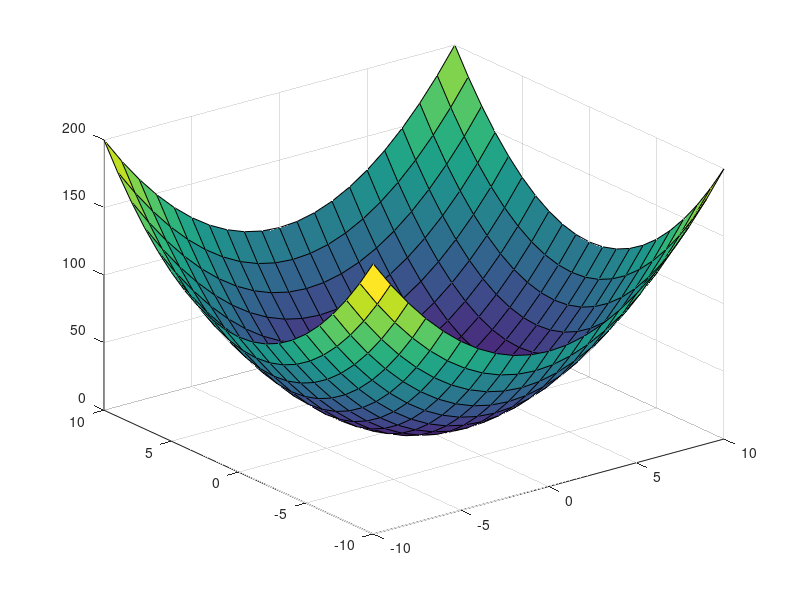
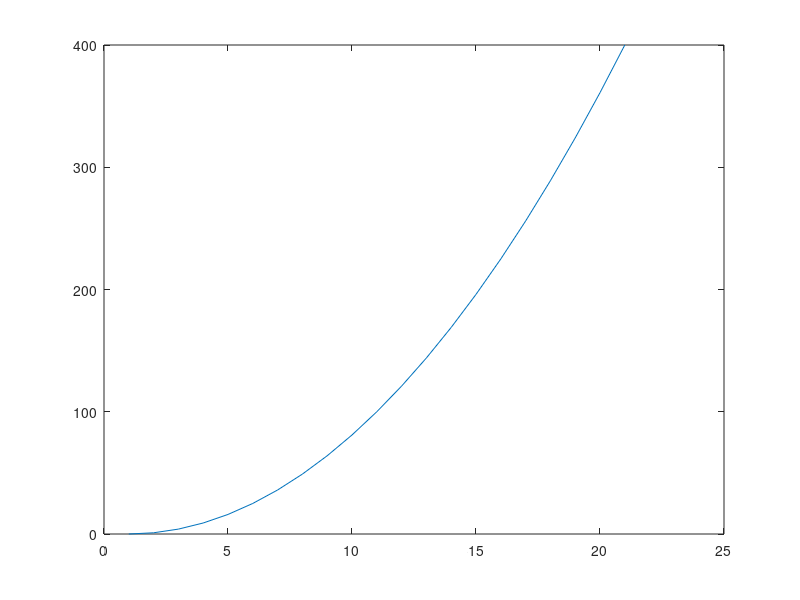
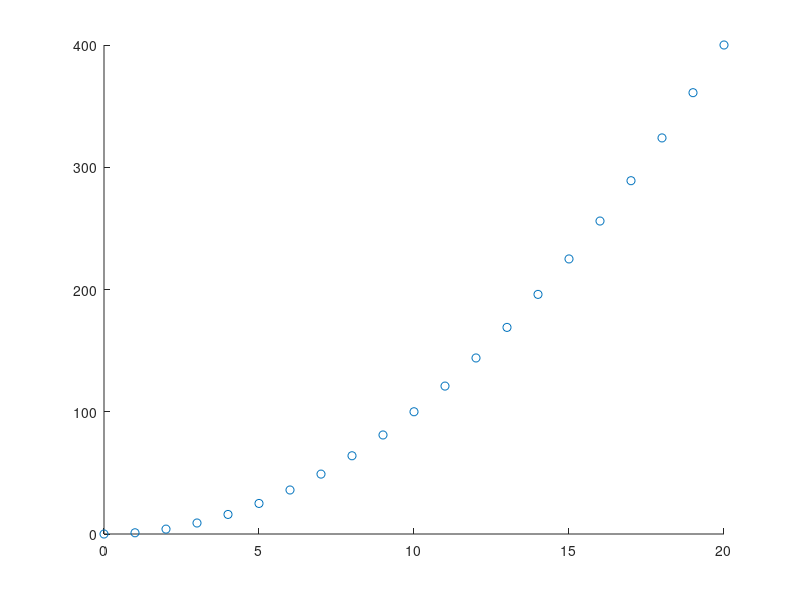
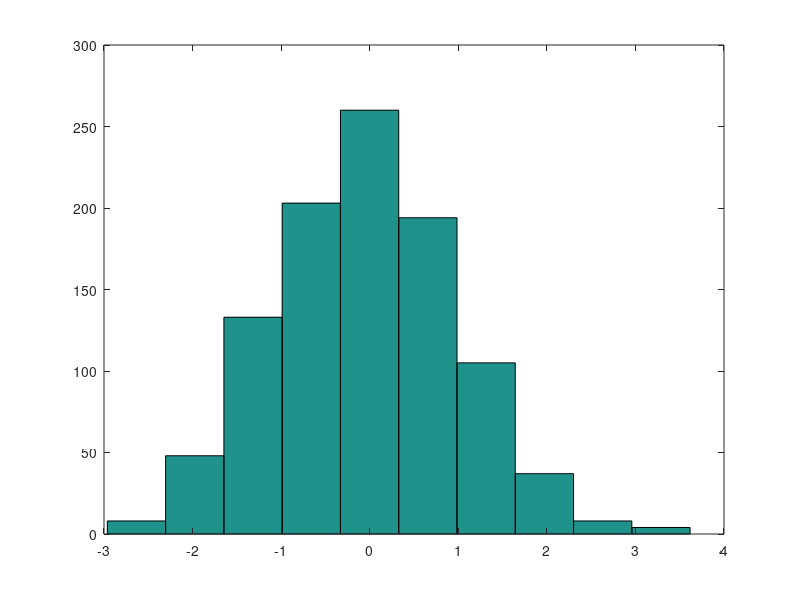

MATLAB code to generate these figures, in order:
# ------------------------------------------------------------------------------
# X-Y Plots
# ------------------------------------------------------------------------------
clc
y = 0:20;
y = y .^ 2;
figure(1)
plot(y)

# ------------------------------------------------------------------------------
# Scatter
# ------------------------------------------------------------------------------
x = 0:20;
figure(2)
scatter(x,y)

# ------------------------------------------------------------------------------
# Histogram
# ------------------------------------------------------------------------------
a = randn(1000, 1);
figure(3)
hist(a)
figure(4)
hist(a,50)

# ------------------------------------------------------------------------------
# Contour
# ------------------------------------------------------------------------------
x = [1 2 3 2 1]
y = x
z_transpose = x'
z = z_transpose * y
figure(5)
axis([1 5 1 5])
contour(z)

# ------------------------------------------------------------------------------
# Polar Plot
# ------------------------------------------------------------------------------
x_polar = 0:0.1:2*pi
y_polar = linspace(0.1, 0.1, 63);
figure(6)
polar(x_polar,y_polar)

# ------------------------------------------------------------------------------
# Pie Charts
# ------------------------------------------------------------------------------
a_pie = 1:6
figure(7)
pie(a_pie)

e_pie = [1 0 0 0 1 0]
figure(8)
pie(a_pie,e_pie)

# ------------------------------------------------------------------------------
# 3D Meshes
# ------------------------------------------------------------------------------
x_mesh = -10:10
y_mesh = x_mesh
[x,y] = meshgrid(x_mesh, y_mesh)
z = x .^2 + y .^2
figure(9)
mesh(x,y,z)
figure(10)
meshc(x,y,z)
figure(11)
meshz(x,y,z)
figure(12)
surf(x,y,z)
print -dpng 'surf.png'
